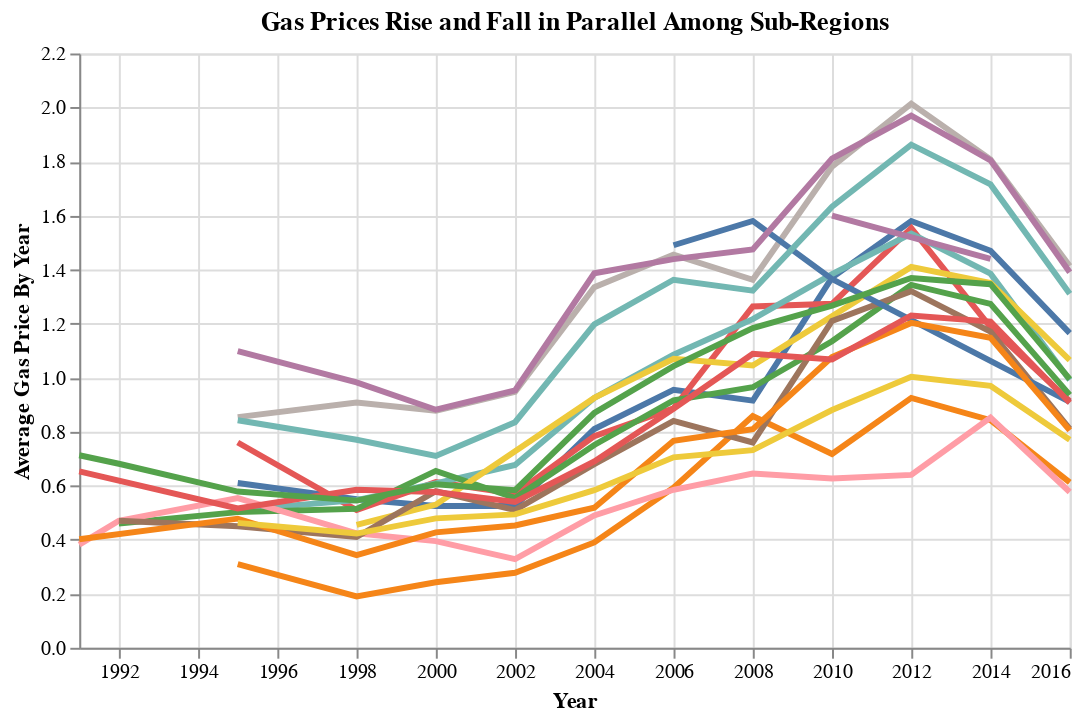

Notebook code for this chart:
### Markdown cell above
Price at the Pump

### Code cell
import altair as alt
import pandas as pd

countryCodes = pd.read_csv("https://raw.githubusercontent.com/lukes/ISO-3166-Countries-with-Regional-Codes/master/all/all.csv")
gasolinePrices = pd.read_csv("https://calvin-data304.netlify.app/data/pump_price_for_gasoline_us_per_liter.csv")
gasPricesLong = pd.melt(gasolinePrices, id_vars=['country'], 
                        var_name='Year', value_name='GasPrice')
gasPricesLongSub = pd.merge(gasPricesLong, countryCodes[['name', 'sub-region']], 
                         left_on='country', right_on='name', how='left')

gasPricesLongSub['GasPrice'] = pd.to_numeric(gasPricesLongSub['GasPrice'], errors='coerce')

gasPricesLongSub = gasPricesLongSub.groupby(['sub-region', 'Year'])['GasPrice'].mean().reset_index()

gasPricesLongSub['GasPrice'] = pd.to_numeric(gasPricesLongSub['GasPrice'], errors='coerce')

highlight = alt.selection_point(on='mouseover', fields=['sub-region'], nearest=True)

base_chart = alt.Chart(gasPricesLongSub).mark_line().encode(
    x=alt.X('Year:Q', title="Year", axis=alt.Axis(format='d', title='Year'),
    scale=alt.Scale(domain=[1991,2016])),
    y=alt.Y('GasPrice:Q', title="Average Gas Price By Year"),
    color=alt.Color('sub-region:N', legend=None),
    tooltip=['sub-region:N', 'Year:O', alt.Tooltip('GasPrice:Q', format='$.2f')]
).transform_filter(
    alt.datum.GasPrice != None
)

points = base_chart.mark_circle().encode(
    opacity=alt.value(0)
).add_params(
    highlight
).properties(
    width=500,
    title="Gas Prices Rise and Fall in Parallel Among Sub-Regions"
)

highlight_chart = base_chart.mark_line().encode(
    size=alt.condition(highlight, alt.value(3), alt.value(1))
)

points + highlight_chart

### Figure 1 — Vega-Lite specification as saved in the notebook (floating-point values rounded to 4 significant figures; data arrays with more than 128 entries replaced by an {"elided": "..."} marker saying what was removed)
{"config": {"view": {"continuousWidth": 300, "continuousHeight": 300}}, "layer": [{"mark": {"type": "circle"}, "encoding": {"color": {"field": "sub-region", "legend": null, "type": "nominal"}, "opacity": {"value": 0}, "tooltip": [{"field": "sub-region", "type": "nominal"}, {"field": "Year", "type": "ordinal"}, {"field": "GasPrice", "format": "$.2f", "type": "quantitative"}], "x": {"axis": {"format": "d", "title": "Year"}, "field": "Year", "scale": {"domain": [1991, 2016]}, "title": "Year", "type": "quantitative"}, "y": {"field": "GasPrice", "title": "Average Gas Price By Year", "type": "quantitative"}}, "name": "view_21", "title": "Gas Prices Rise and Fall in Parallel Among Sub-Regions", "transform": [{"filter": "(datum.GasPrice !== null)"}]}, {"mark": {"type": "line"}, "encoding": {"color": {"field": "sub-region", "legend": null, "type": "nominal"}, "size": {"condition": {"param": "param_22", "value": 3}, "value": 1}, "tooltip": [{"field": "sub-region", "type": "nominal"}, {"field": "Year", "type": "ordinal"}, {"field": "GasPrice", "format": "$.2f", "type": "quantitative"}], "x": {"axis": {"format": "d", "title": "Year"}, "field": "Year", "scale": {"domain": [1991, 2016]}, "title": "Year", "type": "quantitative"}, "y": {"field": "GasPrice", "title": "Average Gas Price By Year", "type": "quantitative"}}, "transform": [{"filter": "(datum.GasPrice !== null)"}]}], "data": {"name": "data-e87b8d24ee5d679eb976cbd5d6c5621a"}, "params": [{"name": "param_22", "select": {"type": "point", "fields": ["sub-region"], "nearest": true, "on": "mouseover"}, "views": ["view_21"]}], "width": 500, "$schema": "https://vega.github.io/schema/vega-lite/v5.16.3.json", "datasets": {"data-e87b8d24ee5d679eb976cbd5d6c5621a": {"elided": "442 records"}}}
